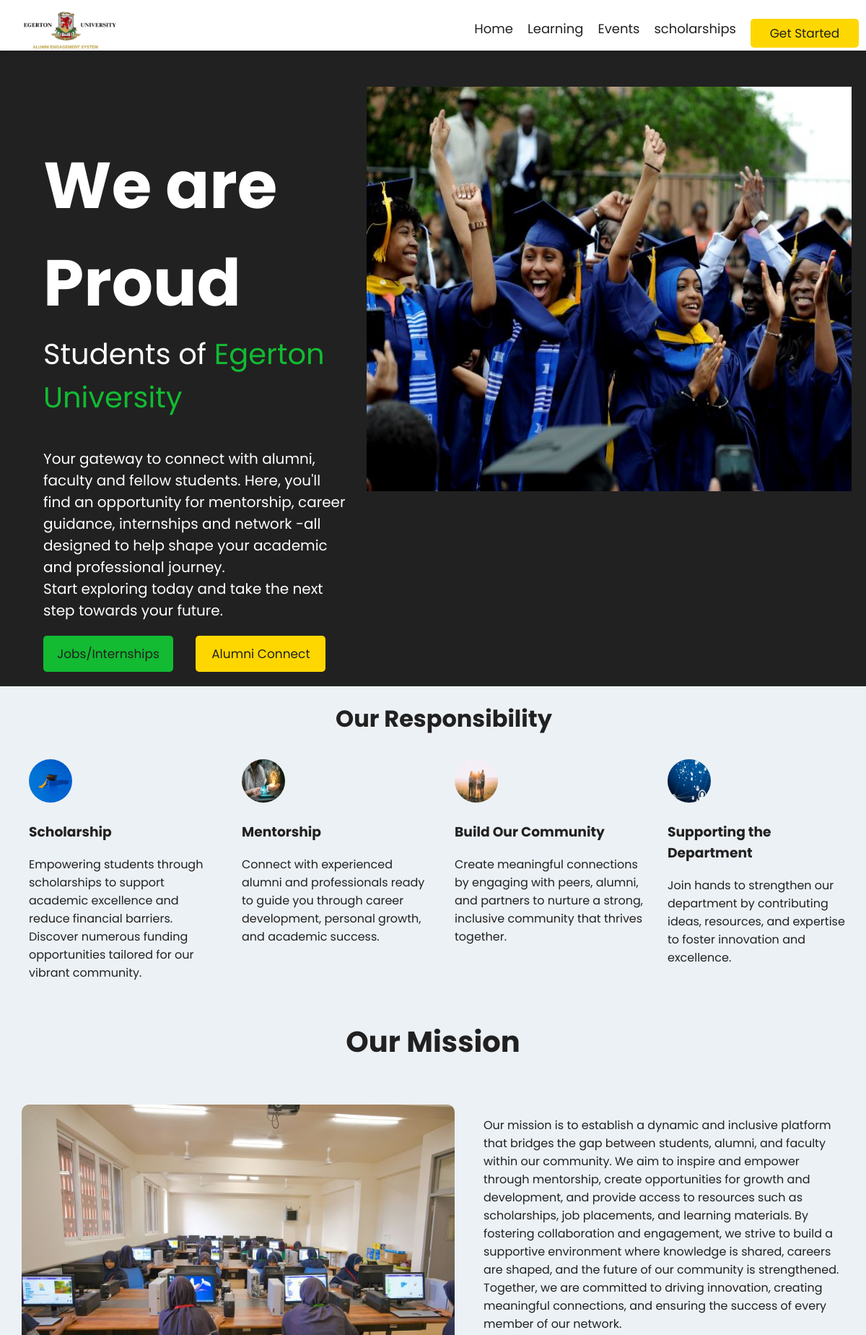
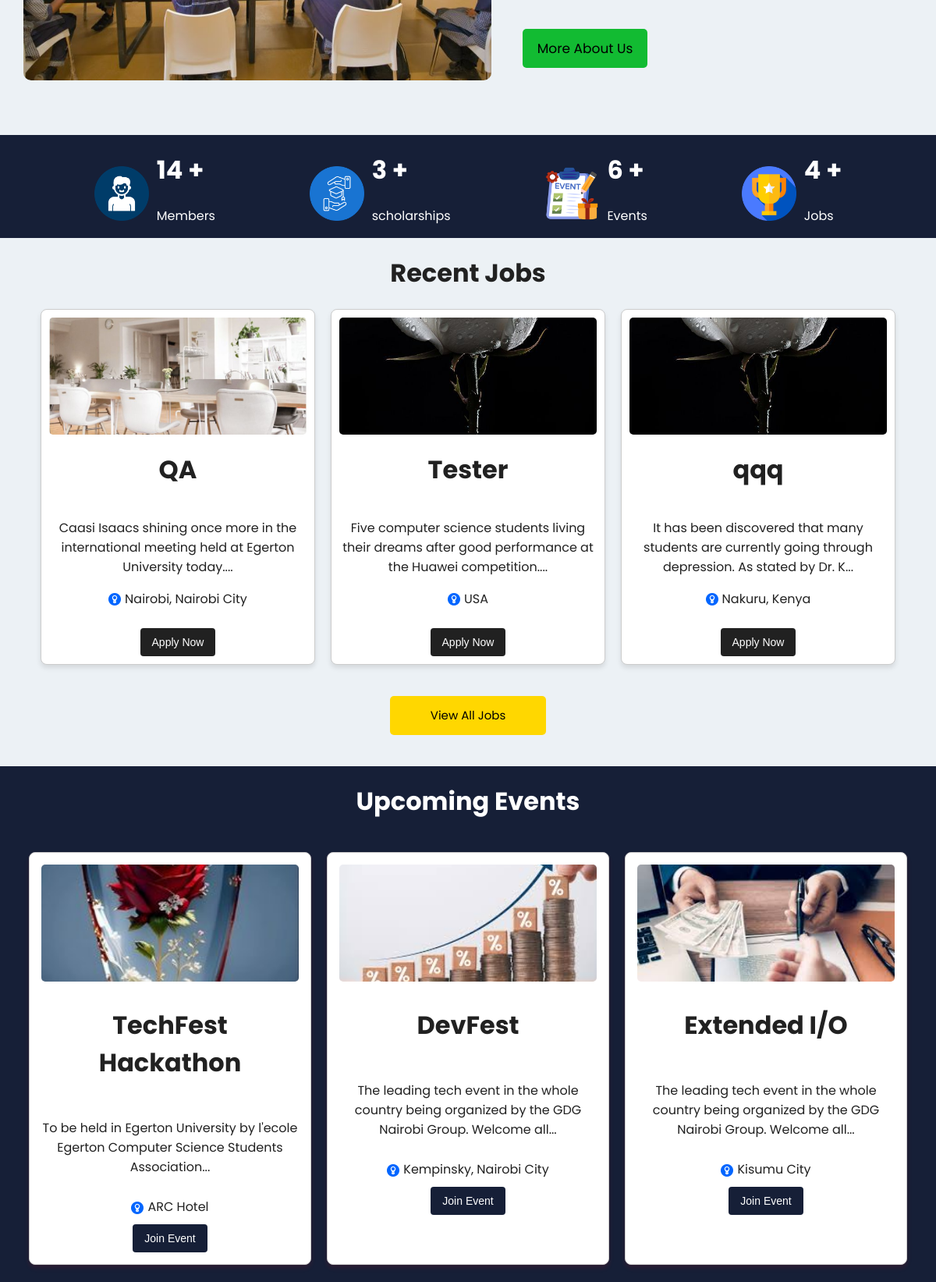
The page / (upper part) on the database its author committed (2 pictures, top to bottom).
### website/models.py (models this page shows)
class Jobs(db.Model):
    id = db.Column(db.Integer, primary_key = True)
    title = db.Column(db.String(100) , nullable = False)
    body = db.Column(db.String(1000) , nullable = False)
    location = db.Column(db.String(50) , nullable = False)
    job_type = db.Column(db.String(100) , nullable = False)
    link = db.Column(db.String(100) , nullable = False)
    image = db.Column(db.String(1000) , nullable = False)

class Events(db.Model):
    id = db.Column(db.Integer, primary_key = True)
    title = db.Column(db.String(100) , nullable = False)
    body = db.Column(db.String(1000) , nullable = False)
    location = db.Column(db.String(50) , nullable = False)
    link = db.Column(db.String(100) , nullable = False)
    image = db.Column(db.String(1000) , nullable = False)

### website/views.py (the view)
@views.route('/', methods = ['POST' , 'GET'])
def home():
    jobs = Jobs.query.all()
    events = Events.query.all()
    members = User.query.count()
    event = Events.query.count()
    internship = Jobs.query.count()
    scholarship = Scholarships.query.count()
    return render_template('home.html' , jobs = jobs, events = events, members = members, event = event, scholarship=scholarship, internship = internship)

### website/templates/home.html (shortened to what this page needs)
{% extends 'base.html' %} {% block title %} Home {% endblock %} {% block body %}
<div class="hero">
  <div class="homepage">
    <div class="hero-main">
      <span class="proud">We are Proud</span> <br />
      <span class="students"
        >Students of
        <span style="color: #12bb32">Egerton University</span></span
      >
      <br />
      <div class="quick-links">
        <p>
          Your gateway to connect with alumni, faculty and fellow students.
          Here, you'll find an opportunity for mentorship, career guidance,
          internships and network -all designed to help shape your academic and
          professional journey. <br />Start exploring today and take the next
          step towards your future.
        </p>
        <a href="/jobs">
        <button class="jobs-link">
          Jobs/Internships
        </button>
      </a>
        <a href="/alumni">
        <button class="alumni-connect">
           Alumni Connect
        </button>
      </a>
      </div>
    </div>
    <img src="../static/images/homepage.jpg" alt="hero image here" />
  </div>
</div>
<div class="responsibility">
  <h1>Our Responsibility</h1>
  <div class="roles">
    <div class="card">
      <img src="../static/images/responsibility_01.avif" alt="" />
      <h3>Scholarship</h3>
      <p>
        Empowering students through scholarships to support academic excellence
        and reduce financial barriers. Discover numerous funding opportunities
        tailored for our vibrant community.
      </p>
    </div>
    <div class="card">
      <img src="../static/images/responsibility_02.webp" alt="" />
      <h3>Mentorship</h3>
      <p>
        Connect with experienced alumni and professionals ready to guide you
        through career development, personal growth, and academic success.
      </p>
    </div>
    <div class="card">
      <img src="../static/images/responsibility_03.avif" alt="" />
      <h3>Build Our Community</h3>
      <p>
        Create meaningful connections by engaging with peers, alumni, and
        partners to nurture a strong, inclusive community that thrives together.
      </p>
    </div>
    <div class="card">
      <img src="../static/images/responsibility_04.webp" alt="" />
      <h3>Supporting the Department</h3>
      <p>
        Join hands to strengthen our department by contributing ideas,
        resources, and expertise to foster innovation and excellence.
      </p>
    </div>
  </div>
</div>
<div class="mission">
  <h1>Our Mission</h1>
  <div class="mission-content">
    <img src="../static/images/comp lab.jpg" alt="mission image" />
    <p>
      Our mission is to establish a dynamic and inclusive platform that bridges
      the gap between students, alumni, and faculty within our community. We aim
      to inspire and empower through mentorship, create opportunities for growth
      and development, and provide access to resources such as scholarships, job
      placements, and learning materials. By fostering collaboration and
      engagement, we strive to build a supportive environment where knowledge is
      shared, careers are shaped, and the future of our community is
      strengthened. Together, we are committed to driving innovation, creating
      meaningful connections, and ensuring the success of every member of our
      network. <br />
      <a href= "{{ url_for('views.about') }}"><button>More About Us</button></a>
    </p>
  </div>
</div>
<div class="stats">
  <div class="members">
    <img src="../static/images/man.png" alt="" />
    <div>
      <h1> {{members}} +</h1>
      <p>Members</p>
    </div>
  </div>
  <div class="members">
    <img src="../static/images/scholarship.png" alt="" />
    <div>
      <h1> {{scholarship}} +</h1>
      <p>scholarships</p>
    </div>
  </div>
  <div class="members">
    <img src="../static/images/event-list.png" alt="" />
    <div>
      <h1> {{event}} +</h1>
      <p>Events</p>
    </div>
  </div>
  <div class="members">
    <img src="../static/images/award.png" alt="" />
    <div>
      <h1> {{internship}} +</h1>
      <p> Jobs </p>
    </div>
  </div>
</div>
<div style="background-color: #ECF1F5; color: #212121;">
  <h1 style="text-align: center;" > Recent Jobs </h1>
<div class="jobs">
  {% for job in jobs[:3] %}
    <div class="recent-jobs">
      <img src="{{ job.image }}" alt="an image here" />
      <h1>{{ job.title }}</h1>
      <p>{{ job.body[:100] }}...</p>
      <section>
        <img src="../static/images/location.png" alt="" />{{ job.location }}
      </section>
       <br>
      <a href="https://{{job.link}}"> <button>Apply Now</button> </a>
    </div>
{% endfor %}
</div>
<div class="view-all-jobs">
  <a href="/jobs"><button > View All Jobs </button></a>
</div>
</div>
<div style="background-color: #161F37; color: #ffffff;">
  <h1 style="text-align: center;" > Upcoming Events </h1>
<div class="events">
  {% for event in events[:3] %}
    <div class="recent-events">
      <img src="{{event.image }}" alt="an image here" />
      <h1>{{event.title }}</h1>
      <p>{{event.body[:100] }}...</p>
      <section>
        <img src="../static/images/location.png" alt="" />{{event.location }}
      </section>
      <a href="https://{{event.link}}"> <button> Join Event </button> </a>
    </div>
{% endfor %}
</div>
</div>
{% endblock %}

### website/static/src/input.css (style rules this page uses)
body { position: relative; color: #ffffff; box-sizing: border-box; font-family: 'Poppins', sans-serif; background-color: #212121; margin: 0; display: flex; flex-direction: column; min-height: 100vh; }
a { text-decoration: none; color: inherit; }
.homepage { display: flex; justify-content: space-between; margin: 20px; margin-left: 60px; }
.hero-main { margin-top: 100px; }
.proud { font-size: 90px; font-weight: bold; }
.students { font-size: 40px; }
.jobs-link { color: #212121; background-color: #12bb32; border: none; margin-right: 10px; height: 50px; width: 180px; margin-top: 0px; border-radius: 5px; cursor: pointer; font-size: 17px; font-family: 'Poppins' , sans-serif; }
.alumni-connect { color: #212121; background-color: #FFD700; border: none; margin-right: 10px; height: 50px; width: 180px; margin-top: 0px; border-radius: 5px; cursor: pointer; font-size: 17px; font-family: 'Poppins' , sans-serif; }
.quick-links { margin-top: 40px; }
.quick-links p { font-size: 20px; width: 95%; }
.hero img { position: relative; height: 70vh; width: 60%; margin-top: 30px; }
.responsibility { background-color: #ECF1F5; color: #212121; padding-left: 30px; }
.responsibility h1 { text-align: center; }
.roles { display: flex; justify-content: space-evenly; gap: 10px; }
.card { border-radius: 10px; padding: 10px; width: 270px; }
.card img { width: 60px; height: 60px; border-radius: 150%; }
.mission { background-color: #ECF1F5; color: #212121; padding-bottom: 40px; }
.mission h1 { text-align: center; font-size: 40px; }
.mission-content { display: flex; justify-content: space-between; padding: 30px; gap: 40px; }
.mission-content img { width: 600px; border-radius: 10px; }
.mission-content button { background-color: #12bb32; height: 50px; width: 160px; border: none; margin-top: 40px; border-radius: 10px; justify-content: right; border-radius: 5px; cursor: pointer; font-size: 17px; font-family: 'Poppins' , sans-serif; }
.stats { display: flex; justify-content: space-evenly; background-color: #161F37; }
.members { display: flex; gap: 10px; }
.members img { margin-top: 40px; height: 70px; width: 70px; align-items: center; }
.jobs { background-color: #ECF1F5; color: #212121; display: flex; flex-wrap: wrap; gap: 20px; justify-content: center; }
.recent-jobs { background-color: #ffffff; width: 330px; border: 1px solid #ccc; border-radius: 8px; padding: 10px; display: flex; flex-direction: column; align-items: center; text-align: center; box-shadow: 0 4px 6px rgba(0, 0, 0, 0.1); transition: transform 0.5s ease-in-out; cursor: pointer; }
.recent-jobs img { width: 100%; height: auto; max-height: 150px; object-fit: cover; border-radius: 5px; }
.recent-jobs section img { width: 16px; height: 16px; margin-right: 5px; vertical-align: middle; }
.recent-jobs button { background-color: #212121; color: #ffffff; border: none; border-radius: 4px; padding: 10px 15px; cursor: pointer; font-size: 14px; transition: background-color 0.3s ease; }
.view-all-jobs { display: flex; justify-content: center; margin: 40px; }
.view-all-jobs button { width: 200px; height: 50px; background-color: #FFD700; font-family: 'Poppins' , sans-serif; border: none; font-size: 15px; border-radius: 5px; cursor: pointer; }
.events { background-color: #161F37; color: #212121; padding: 20px; display: flex; flex-wrap: wrap; gap: 20px; justify-content: center; }
.recent-events { background-color: #ffffff; width: 330px; border: 1px solid #ccc; border-radius: 8px; padding: 15px; display: flex; flex-direction: column; align-items: center; text-align: center; gap: 10px; box-shadow: 0 4px 6px rgba(248, 5, 5, 0.1); transition: transform 0.5s ease-in-out; cursor: pointer; }
.recent-events img { width: 100%; height: auto; max-height: 150px; object-fit: cover; border-radius: 5px; }
.recent-events section img { width: 16px; height: 16px; margin-right: 5px; vertical-align: middle; }
.recent-events button { background-color: #161F37; color: #ffffff; border: none; border-radius: 4px; padding: 10px 15px; cursor: pointer; font-size: 14px; transition: background-color 0.3s ease; }

### rows shown on the page
Jobs: image (picture), title "QA", body "Caasi Isaacs shining once more in the international meeting held at Egerton University today.", location "Nairobi, Nairobi City"
Jobs: image (picture), title "Tester", body "Five computer science students living their dreams after good performance at the Huawei competition.", location "USA"
Jobs: image (picture), title "qqq", body "It has been discovered that many students are currently going through depression. As stated by Dr. K", location "Nakuru, Kenya"
Events: image (picture), title "TechFest Hackathon", body "To be held in Egerton University by l'ecole Egerton Computer Science Students Association", location "ARC Hotel"
Events: image (picture), title "DevFest", body "The leading tech event in the whole country being organized by the GDG Nairobi Group. Welcome all", location "Kempinsky, Nairobi City"
Events: image (picture), title "Extended I/O", body "The leading tech event in the whole country being organized by the GDG Nairobi Group. Welcome all", location "Kisumu City"

### other values the page prints
{{ members }} "14"
{{ scholarship }} "3"
{{ event }} "6"
{{ internship }} "4"
